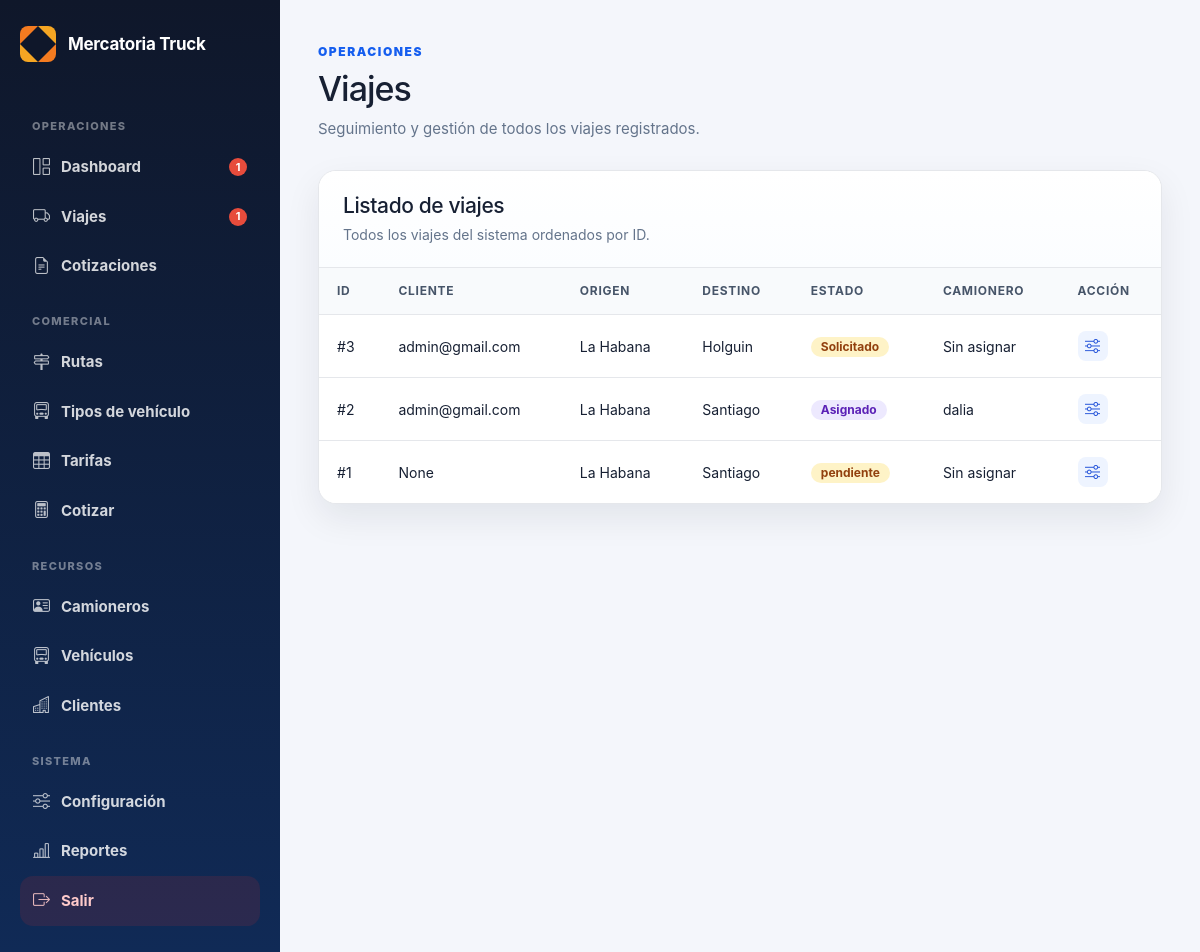
Before: /admin/viajes (signed in) with the older database file.
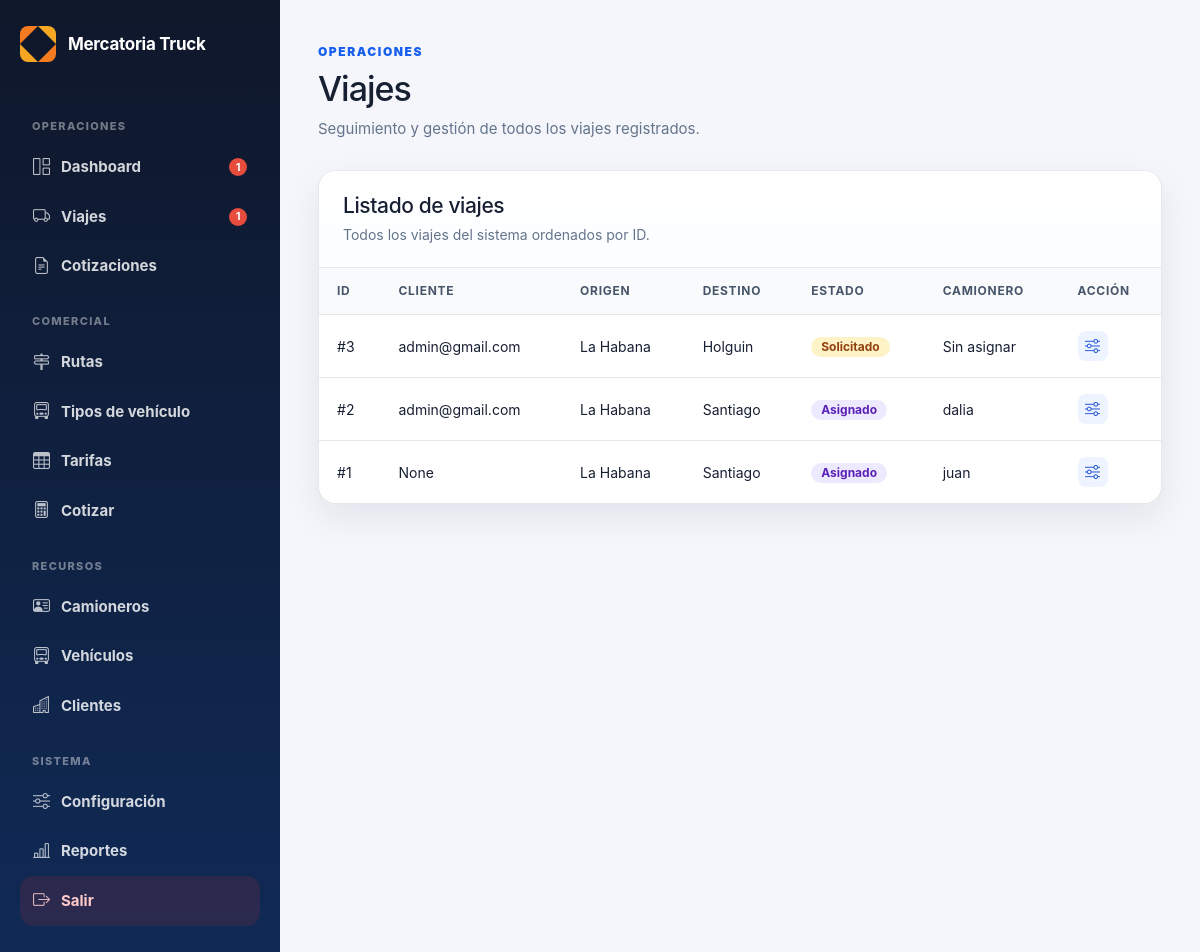
After: the same page with the newer database file.
### tables this page shows
CREATE TABLE viajes (
        id INTEGER PRIMARY KEY AUTOINCREMENT,
        cliente TEXT,
        cliente_id INTEGER,
        ruta_id INTEGER,
        tarifa_id INTEGER,
        tipo_vehiculo_id INTEGER,
        origen TEXT,
        destino TEXT,
        precio REAL DEFAULT 0,
        precio_calculado REAL DEFAULT 0,
        precio_final REAL DEFAULT 0,
        precio_editado INTEGER DEFAULT 0,
        motivo_edicion_precio TEXT,
        combustible REAL DEFAULT 0,
        pago_camionero REAL DEFAULT 0,
        camionero REAL DEFAULT 0,
        comision REAL DEFAULT 0,
        beneficio REAL DEFAULT 0,
        estado TEXT DEFAULT 'Solicitado',
        camionero_id INTEGER,
        camionero_nombre TEXT,
        vehiculo_id INTEGER,
        fecha_creacion TEXT DEFAULT CURRENT_TIMESTAMP,
        fecha_asignacion TEXT,
        fecha_recogida TEXT,
        fecha_entrega TEXT,
        observaciones TEXT
    , cotizacion_id INTEGER, km REAL, kilometros REAL, precio_cliente REAL, combustible_estimado REAL, beneficio_estimado REAL, vehiculo_placa TEXT);

### routes/admin.py (the view)
@admin_bp.route("/viajes")
def viajes():
    if not requiere_admin():
        return redirect("/login")
    conexion = conectar()
    cursor = conexion.cursor()
    cursor.execute("""
        SELECT id, cliente, origen, destino, estado, camionero_nombre
        FROM viajes
        ORDER BY id DESC
    """)
    lista = cursor.fetchall()
    conexion.close()
    return render_template("admin/viajes.html", lista=lista)

### app.py (called while the page is built)
@app.context_processor
def sidebar_badges():
    try:
        conexion = conectar()
        cursor = conexion.cursor()
        cursor.execute(
            "SELECT COUNT(*) FROM viajes WHERE estado IN ('Pendiente', 'Solicitado')"
        )
        viajes_urgentes = cursor.fetchone()[0]
        cursor.execute(
            "SELECT COUNT(*) FROM viajes WHERE estado = 'Solicitado'"
        )
        dashboard_urgentes = cursor.fetchone()[0]
        conexion.close()
    except Exception:
        viajes_urgentes = 0
        dashboard_urgentes = 0
    return dict(
        sidebar_viajes_urgentes=viajes_urgentes,
        sidebar_dashboard_urgentes=dashboard_urgentes,
    )

### database.py (called while the page is built)
def conectar():
    con = sqlite3.connect(DATABASE_NAME)
    con.row_factory = sqlite3.Row
    return con

### routes/admin.py (called while the page is built)
def conectar():
    conexion = sqlite3.connect("mercatoria.db")
    conexion.row_factory = sqlite3.Row
    return conexion

def requiere_admin():
    return "usuario" in session and session.get("rol") in ["admin", "operador"]

### templates/admin/viajes.html (shortened to what this page needs)
{% extends "admin/base_admin.html" %}
{% block contenido %}
{% set bc = {
    'solicitado': 'badge-warn',
    'pendiente':  'badge-warn',
    'asignado':   'badge-active',
    'en ruta':    'badge-info',
    'entregado':  'badge-ok',
    'cancelado':  'badge-danger'
} %}
<div class="page-header">
    <div>
        <span class="eyebrow">Operaciones</span>
        <h1>Viajes</h1>
        <p>Seguimiento y gestión de todos los viajes registrados.</p>
    </div>
</div>
<section class="panel">
    <div class="panel-header">
        <div>
            <h2>Listado de viajes</h2>
            <p>Todos los viajes del sistema ordenados por ID.</p>
        </div>
    </div>
    <div class="table-wrapper">
        <table class="data-table">
            <thead>
                <tr>
                    <th>ID</th>
                    <th>Cliente</th>
                    <th>Origen</th>
                    <th>Destino</th>
                    <th>Estado</th>
                    <th>Camionero</th>
                    <th>Acción</th>
                </tr>
            </thead>
            <tbody>
                {% for v in lista %}
                <tr>
                    <td>#{{ v[0] }}</td>
                    <td>{{ v[1] }}</td>
                    <td>{{ v[2] }}</td>
                    <td>{{ v[3] }}</td>
                    <td>
                        <span class="badge {{ bc.get(v[4]|lower, '') }}">{{ v[4] }}</span>
                    </td>
                    <td>{{ v[5] if v[5] else "Sin asignar" }}</td>
                    <td>
                        <a href="/admin/viaje/{{ v[0] }}"
                           class="btn-icon-action"
                           title="Gestionar viaje #{{ v[0] }}">
                            <i class="bi bi-sliders"></i>
                        </a>
                    </td>
                </tr>
                {% else %}
                <tr>
                    <td colspan="7" class="empty-state">No hay viajes registrados.</td>
                </tr>
                {% endfor %}
            </tbody>
        </table>
    </div>
</section>
{% endblock %}

Changed rows visible on the page:
changed viajes id 1: estado "pendiente" → "Asignado"; camionero_nombre "Sin asignar" → "juan"
